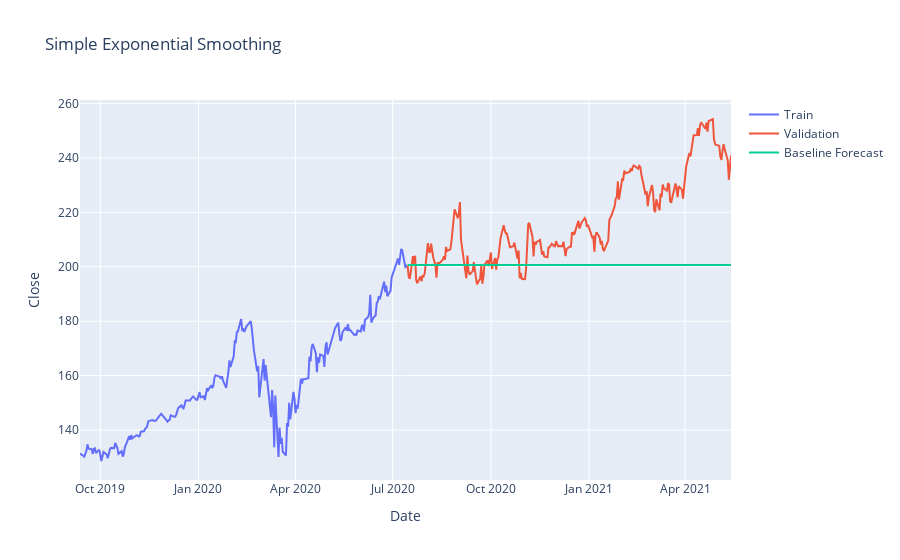
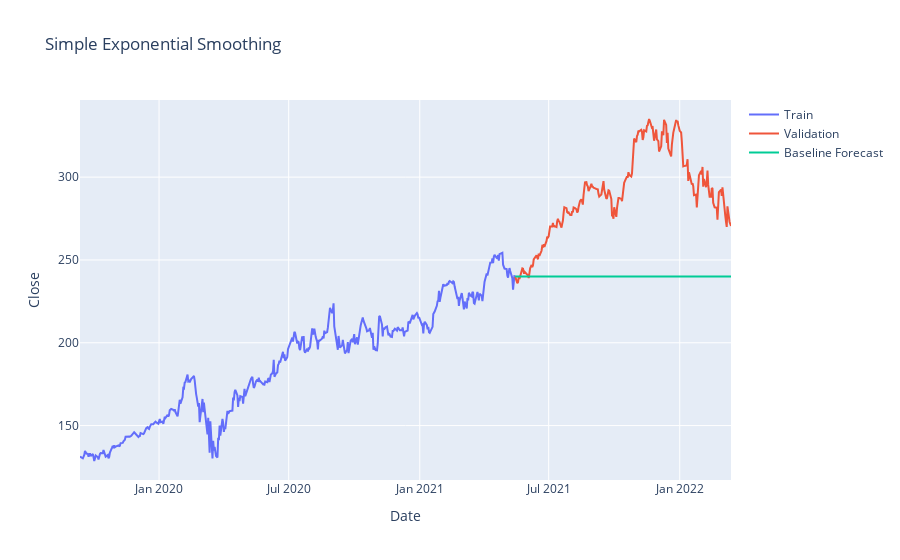
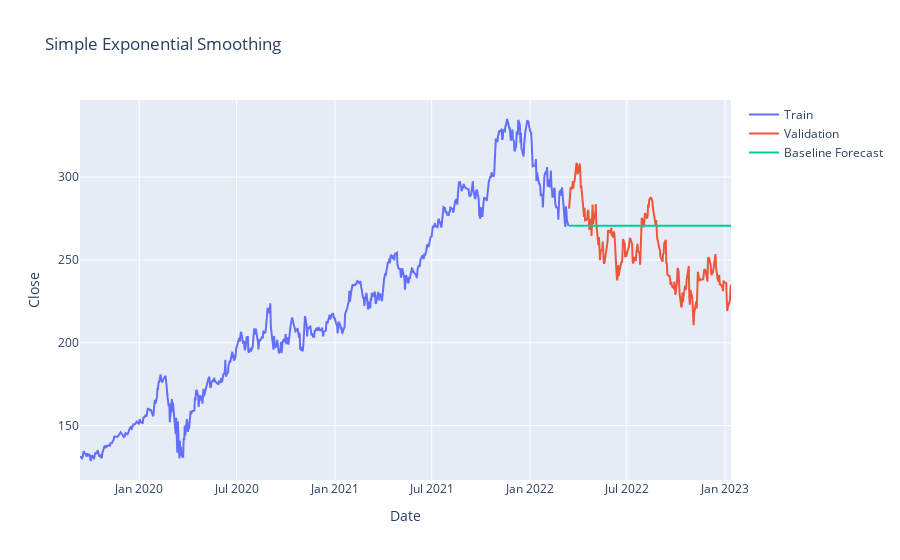
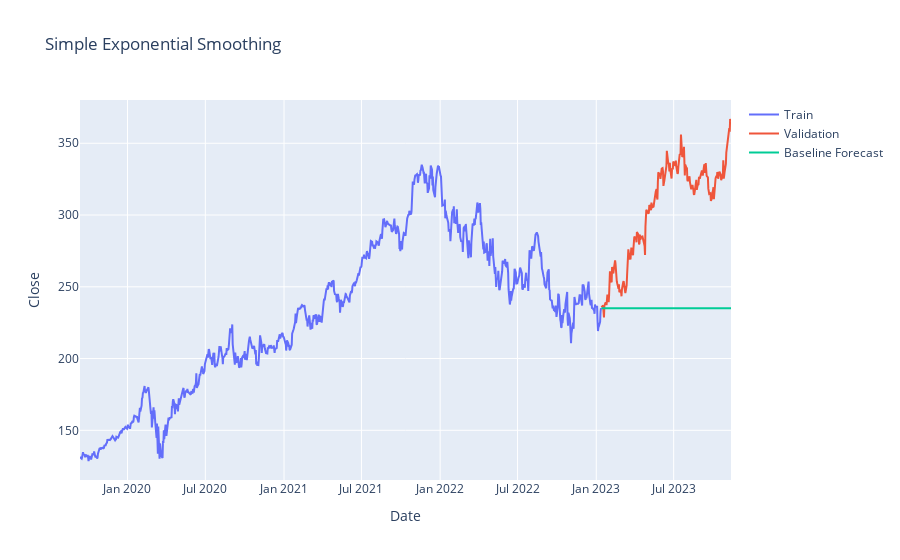

Here is the notebook cell these charts were saved with, in order:
### Code cell
for i, (train_index, test_index) in enumerate(tscv.split(raw_data)):
    
    # Create train/test datraframes using the indexes from tcsv
    train_df = raw_data.iloc[train_index, :]
    test_df = raw_data.iloc[test_index, :]

    simp_exp_smooth = SimpleExpSmoothing(train_df['Close'])
    simp_model = simp_exp_smooth.fit(optimized = True)
    forecasts = simp_model.forecast(test_df.shape[0])

    # Plotting the forecasted values alongside actual data and previous data (training data) 
    print(f"Fold {i+1}:") 
    plt_forecast(forecasts, fc_method='Simple Exponential Smoothing', train=train_df, test= test_df)
    
    results_dict = fcast_evaluation(forecasts.values, test_df['Close'].values)
    results_dict['Smoothing Level'] = simp_model.params['smoothing_level']
    simple_results_df.iloc[i] = results_dict

### Figure 1 — Plotly figure (JSON) as saved in the notebook; plotly's stock layout.template omitted (floating-point values rounded to 4 significant figures; data arrays with more than 128 entries replaced by an {"elided": "..."} marker saying what was removed)
{"data": [{"mode": "lines", "name": "Train", "type": "scatter", "x": {"elided": "307 str values"}, "y": {"elided": "307 float values"}}, {"mode": "lines", "name": "Validation", "type": "scatter", "x": {"elided": "304 str values"}, "y": {"elided": "304 float values"}}, {"mode": "lines", "name": "Baseline Forecast", "type": "scatter", "x": {"elided": "304 str values"}, "y": {"elided": "304 float values"}}], "layout": {"title": {"text": "Simple Exponential Smoothing"}, "xaxis": {"title": {"text": "Date"}}, "yaxis": {"title": {"text": "Close"}}}}

### Figure 2 — Plotly figure (JSON) as saved in the notebook; plotly's stock layout.template omitted (floating-point values rounded to 4 significant figures; data arrays with more than 128 entries replaced by an {"elided": "..."} marker saying what was removed)
{"data": [{"mode": "lines", "name": "Train", "type": "scatter", "x": {"elided": "611 str values"}, "y": {"elided": "611 float values"}}, {"mode": "lines", "name": "Validation", "type": "scatter", "x": {"elided": "304 str values"}, "y": {"elided": "304 float values"}}, {"mode": "lines", "name": "Baseline Forecast", "type": "scatter", "x": {"elided": "304 str values"}, "y": {"elided": "304 float values"}}], "layout": {"title": {"text": "Simple Exponential Smoothing"}, "xaxis": {"title": {"text": "Date"}}, "yaxis": {"title": {"text": "Close"}}}}

### Figure 3 — Plotly figure (JSON) as saved in the notebook; plotly's stock layout.template omitted (floating-point values rounded to 4 significant figures; data arrays with more than 128 entries replaced by an {"elided": "..."} marker saying what was removed)
{"data": [{"mode": "lines", "name": "Train", "type": "scatter", "x": {"elided": "915 str values"}, "y": {"elided": "915 float values"}}, {"mode": "lines", "name": "Validation", "type": "scatter", "x": {"elided": "304 str values"}, "y": {"elided": "304 float values"}}, {"mode": "lines", "name": "Baseline Forecast", "type": "scatter", "x": {"elided": "304 str values"}, "y": {"elided": "304 float values"}}], "layout": {"title": {"text": "Simple Exponential Smoothing"}, "xaxis": {"title": {"text": "Date"}}, "yaxis": {"title": {"text": "Close"}}}}

### Figure 4 — Plotly figure (JSON) as saved in the notebook; plotly's stock layout.template omitted (floating-point values rounded to 4 significant figures; data arrays with more than 128 entries replaced by an {"elided": "..."} marker saying what was removed)
{"data": [{"mode": "lines", "name": "Train", "type": "scatter", "x": {"elided": "1219 str values"}, "y": {"elided": "1219 float values"}}, {"mode": "lines", "name": "Validation", "type": "scatter", "x": {"elided": "304 str values"}, "y": {"elided": "304 float values"}}, {"mode": "lines", "name": "Baseline Forecast", "type": "scatter", "x": {"elided": "304 str values"}, "y": {"elided": "304 float values"}}], "layout": {"title": {"text": "Simple Exponential Smoothing"}, "xaxis": {"title": {"text": "Date"}}, "yaxis": {"title": {"text": "Close"}}}}
